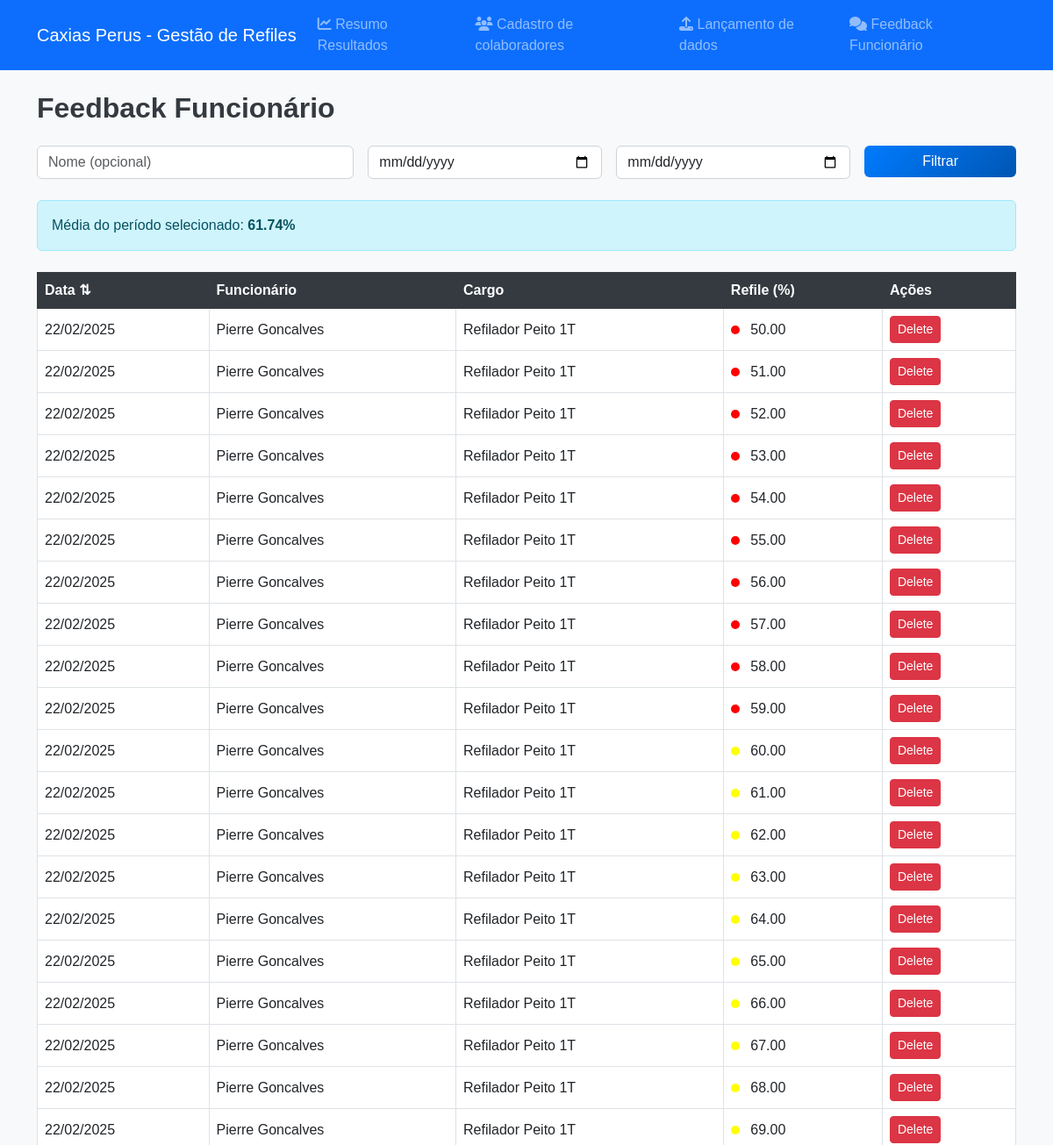
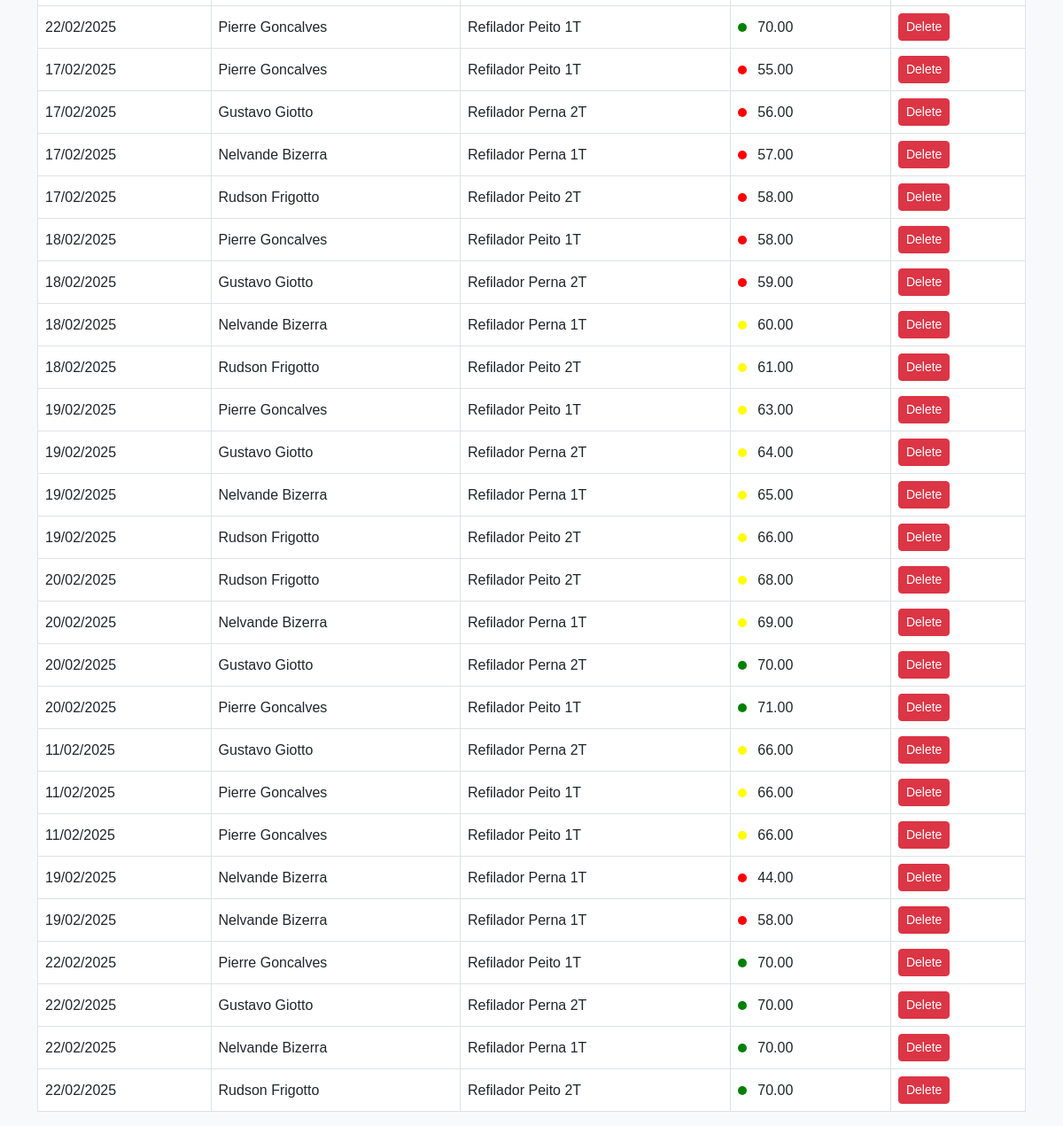
The app's page /feedback (signed in), older data (2 pictures, top to bottom).
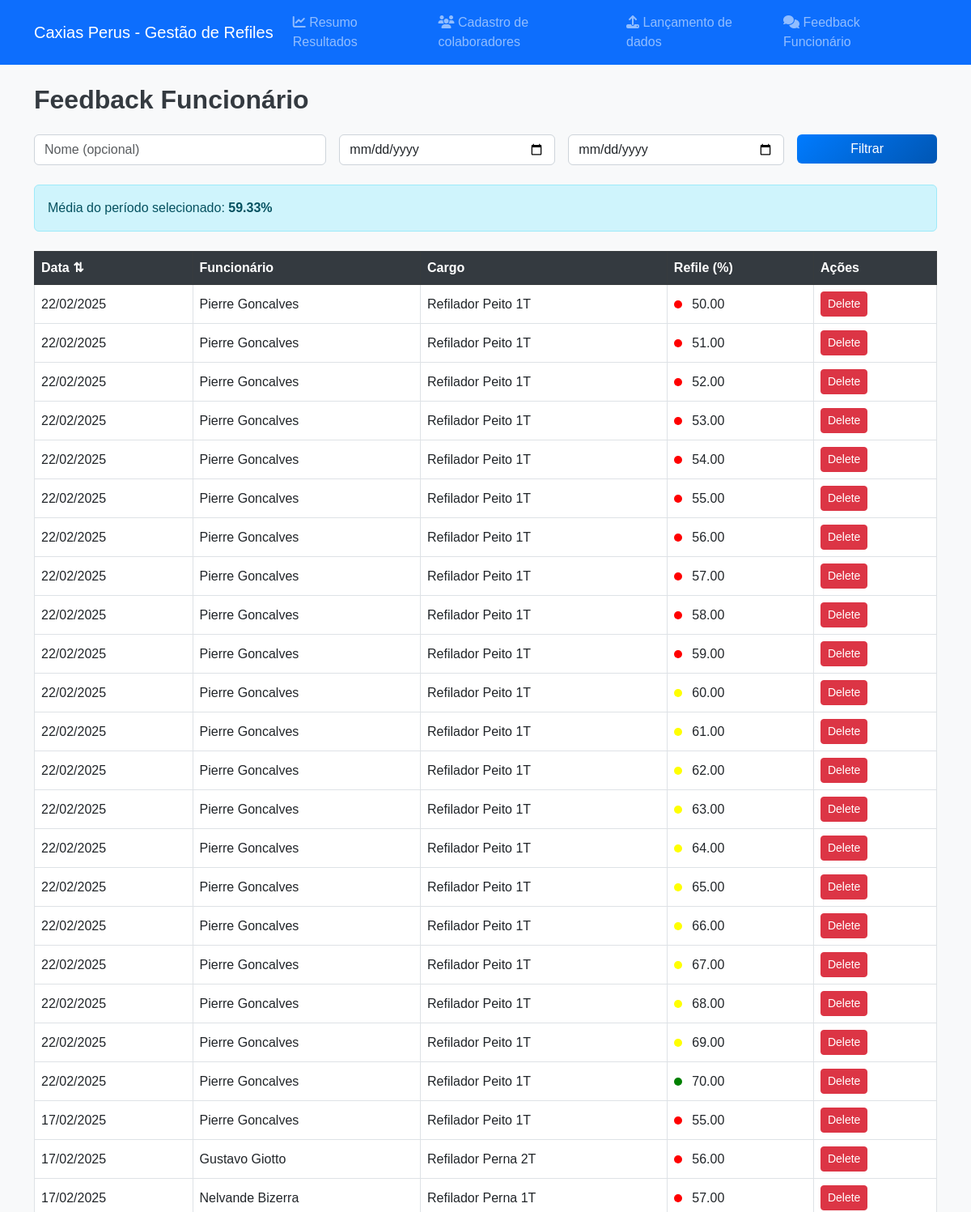
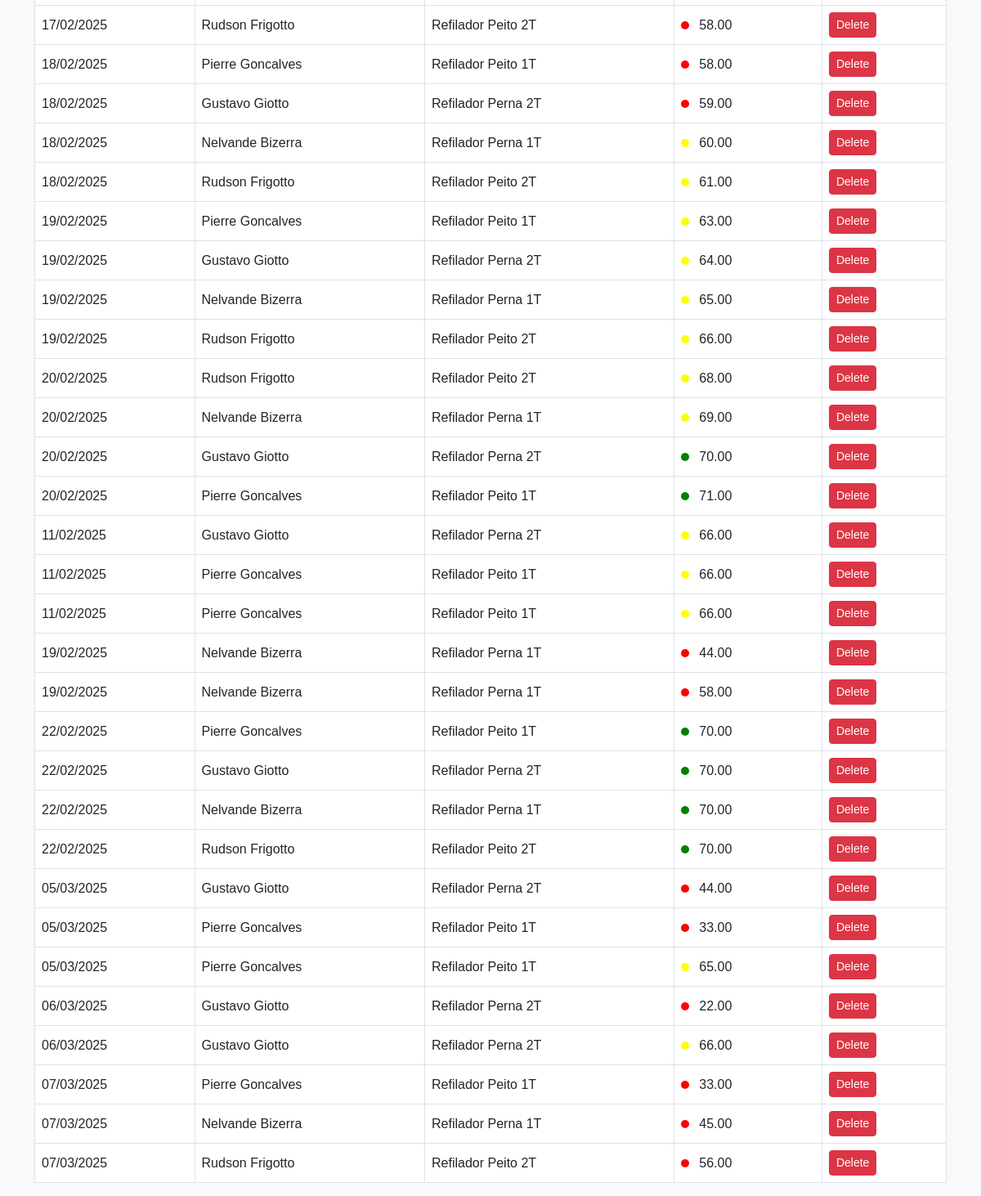
The same page, newer data (2 pictures, top to bottom).
### app/models.py (models this page shows)
class Importacao(db.Model):
    id = db.Column(db.Integer, primary_key=True)
    data = db.Column(db.Date, nullable=False)
    funcionario_id = db.Column(db.Integer, db.ForeignKey('colaborador.id'), nullable=False)
    refile = db.Column(db.Float, nullable=False)

class Colaborador(db.Model):
    id = db.Column(db.Integer, primary_key=True)
    nome = db.Column(db.String(100), nullable=False)
    cargo = db.Column(db.String(100), nullable=False)
    importacoes = db.relationship('Importacao', backref='colaborador', cascade='all, delete-orphan')

### app/routes.py (the view)
@main.route('/feedback', methods=['GET'])
def feedback_funcionario():
    nome = request.args.get('nome', '').strip()
    data_inicial = request.args.get('data_inicial')
    data_final = request.args.get('data_final')
    query = Importacao.query.join(Colaborador).add_columns(
        Importacao.id,
        Colaborador.nome,
        Colaborador.cargo,
        Importacao.data,
        Importacao.refile
    )
    if nome:
        query = query.filter(Colaborador.nome.ilike(f"%{nome}%"))
    if data_inicial:
        query = query.filter(Importacao.data >= datetime.datetime.strptime(data_inicial, '%Y-%m-%d').date())
    if data_final:
        query = query.filter(Importacao.data <= datetime.datetime.strptime(data_final, '%Y-%m-%d').date())
    resultados = query.all()
    if 'user_id' not in session:
        return redirect(url_for('auth.login'))
    media = sum(r.refile for r in resultados) / len(resultados) if resultados else None
    return render_template(
        'feedback.html',
        resultados=resultados,
        media=media
    )

### app/templates/feedback.html (shortened to what this page needs)
{% extends 'base.html' %}
{% block content %}
<h2 class="mb-4">Feedback Funcionário</h2>
<form method="GET" class="row g-3 mb-4">
    <div class="col-md-4">
        <input type="text" name="nome" class="form-control" placeholder="Nome (opcional)" value="{{ request.args.get('nome', '') }}">
    </div>
    <div class="col-md-3">
        <input type="date" name="data_inicial" class="form-control" value="{{ request.args.get('data_inicial', '') }}">
    </div>
    <div class="col-md-3">
        <input type="date" name="data_final" class="form-control" value="{{ request.args.get('data_final', '') }}">
    </div>
    <div class="col-md-2">
        <button type="submit" class="btn btn-primary w-100">Filtrar</button>
    </div>
</form>
{% if media is not none %}
<p class="alert alert-info">Média do período selecionado: <strong>{{ "%.2f" | format(media) }}%</strong></p>
{% else %}
<p class="alert alert-warning">Nenhum dado encontrado para o período selecionado.</p>
{% endif %}
<table class="table table-bordered mt-4" id="feedbackTable">
    <thead class="table-dark">
        <tr>
            <th onclick="sortTableByDate(0)" style="cursor: pointer;">
                Data &#x21C5;
            </th>
            <th>Funcionário</th>
            <th>Cargo</th>
            <th>Refile (%)</th>
            <th>Ações</th>
        </tr>
    </thead>
    <tbody>
        {% for resultado in resultados %}
        <tr>
            <td>{{ resultado.data.strftime('%d/%m/%Y') }}</td>
            <td>{{ resultado.nome }}</td>
            <td>{{ resultado.cargo }}</td>
            <td>
                <span style="height: 10px; width: 10px; display: inline-block; border-radius: 50%; margin-right: 8px; background-color:
                    {% if resultado.refile >= 70 %} green
                    {% elif 60 <= resultado.refile < 70 %} yellow
                    {% else %} red {% endif %};">
                </span>
                {{ "%.2f" | format(resultado.refile) }}
            </td>
            <td>
                <form method="POST" action="{{ url_for('main.delete_result', id=resultado.id) }}" onsubmit="return confirm('Vai deletar mesmo?');">
                    <button type="submit" class="btn btn-danger btn-sm">Delete</button>
                </form>
            </td>
        </tr>
        {% endfor %}
    </tbody>
</table>
{% endblock %}

### app/templates/base.html (shortened to what this page needs)
<!DOCTYPE html>
<html lang="pt-BR">
<head>
    <link
        href="https://cdn.jsdelivr.net/npm/bootstrap@5.3.0/dist/css/bootstrap.min.css"
        rel="stylesheet"
    >
    <link rel="stylesheet" href="{{ url_for('static', filename='styles.css') }}">
    <link rel="stylesheet" href="https://cdnjs.cloudflare.com/ajax/libs/font-awesome/6.4.2/css/all.min.css">
</head>
<body class="bg-light">
    <nav class="navbar navbar-expand-lg navbar-dark bg-primary">
        <div class="container">
            <a class="navbar-brand" href="{{ url_for('main.home') }}">Caxias Perus - Gestão de Refiles</a>
            <div class="collapse navbar-collapse" id="navbarNav">
                <ul class="navbar-nav ms-auto">
                    <li class="nav-item">
                        <a class="nav-link" href="{{ url_for('main.home') }}">
                            <i class="fas fa-chart-line"></i> Resumo Resultados
                        </a>
                    </li>
                    <li class="nav-item">
                        <a class="nav-link" href="{{ url_for('main.colaboradores') }}">
                            <i class="fas fa-users"></i> Cadastro de colaboradores
                        </a>
                    </li>
                    <li class="nav-item">
                        <a class="nav-link" href="{{ url_for('main.importacoes') }}">
                            <i class="fas fa-upload"></i> Lançamento de dados
                        </a>
                    </li>
                    <li class="nav-item">
                        <a class="nav-link" href="{{ url_for('main.feedback_funcionario') }}">
                            <i class="fas fa-comments"></i> Feedback Funcionário
                        </a>
                    </li>
                </ul>
            </div>
        </div>
    </nav>
    <main class="container mt-4">
        {% block content %}{% endblock %}
    </main>
</body>
</html>

### app/static/styles.css (style rules this page uses)
body { font-family: 'Poppins', sans-serif; background-color: #f4f7fc; }
.btn-primary { background: linear-gradient(135deg, #007bff, #0056b3); border: none; color: white; }
.table th { background-color: #343a40; color: #fff; }
.table td, .table th { vertical-align: middle; }
input[type="date"], input[type="number"], select, .form-control { border-radius: 6px; border: 1px solid #ced4da; transition: border-color 0.3s ease; }
.btn, .form-control, .nav-link { transition: all 0.3s ease; }
.mb-4 { margin-bottom: 1.5rem !important; }
h2, h3 { color: #343a40; font-weight: bold; }
body { background-color: #f8f9fa; }
.form-control { border-radius: 6px; }
a { text-decoration: none; color: #007bff; }

Row changes from the older to the newer data that the page shows:
added Importacao: data "05/03/2025", nome "Gustavo Giotto", cargo "Refilador Perna 2T", refile "44.00"
added Importacao: data "05/03/2025", nome "Pierre Goncalves", cargo "Refilador Peito 1T", refile "33.00"
added Importacao: data "05/03/2025", nome "Pierre Goncalves", cargo "Refilador Peito 1T", refile "65.00"
added Importacao: data "06/03/2025", nome "Gustavo Giotto", cargo "Refilador Perna 2T", refile "22.00"
added Importacao: data "06/03/2025", nome "Gustavo Giotto", cargo "Refilador Perna 2T", refile "66.00"
added Importacao: data "07/03/2025", nome "Pierre Goncalves", cargo "Refilador Peito 1T", refile "33.00"
added Importacao: data "07/03/2025", nome "Nelvande Bizerra", cargo "Refilador Perna 1T", refile "45.00"
added Importacao: data "07/03/2025", nome "Rudson Frigotto", cargo "Refilador Peito 2T", refile "56.00"
Text that changed along with them:
{{ "%.2f" | format(media) }}: "61.74" → "59.33"
